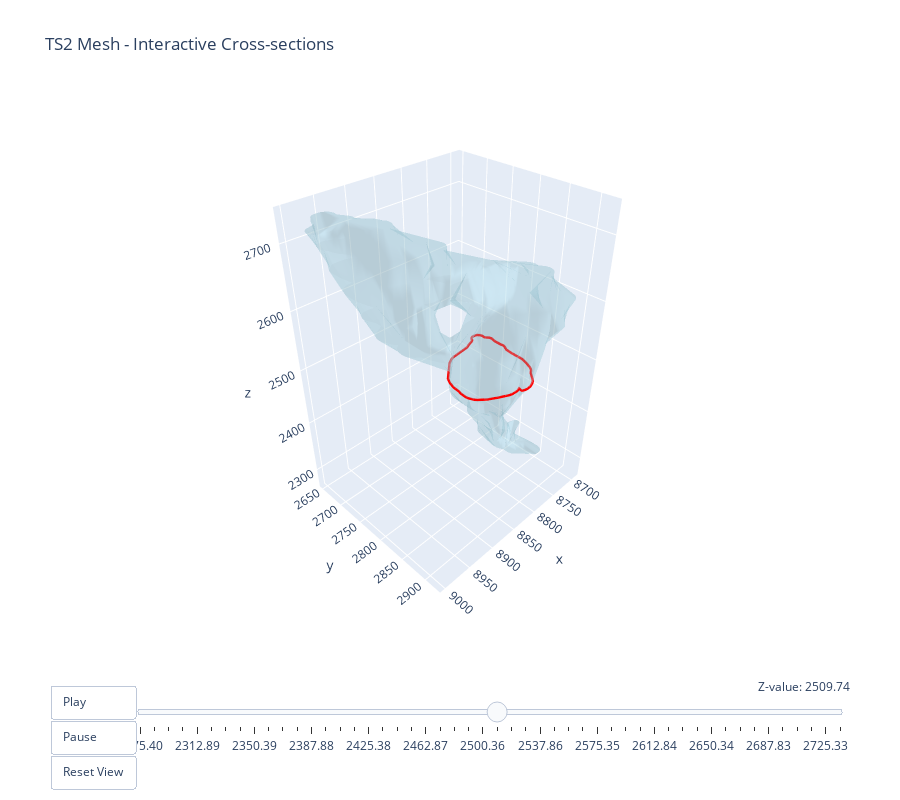

Here is the notebook cell this chart was saved with:
### Markdown cell above
## Cross-sectional Views

### Code cell
# Create interactive cross-sectional visualization
# This allows us to explore the internal structure of the TS2 mesh

# Get mesh bounds to determine good slice positions
z_min, z_max = ts_mesh.bounds[:, 2]
z_range = z_max - z_min

print(f"Z-axis range: {z_min:.3f} to {z_max:.3f} (span: {z_range:.3f})")

# Create interactive slice visualization
fig = visualize_mesh_slice_interactive(
    ts_mesh,
    title="TS2 Mesh - Interactive Cross-sections",
    z_range=(z_min, z_max),
)
fig.show()

### Figure 1 — Plotly figure (JSON) as saved in the notebook; plotly's stock layout.template omitted (floating-point values rounded to 4 significant figures; data arrays with more than 128 entries replaced by an {"elided": "..."} marker saying what was removed)
{"data": [{"color": "lightblue", "i": {"elided": "2008 int values"}, "j": {"elided": "2008 int values"}, "k": {"elided": "2008 int values"}, "name": "Mesh", "opacity": 0.3, "type": "mesh3d", "x": {"elided": "1004 float values"}, "y": {"elided": "1004 float values"}, "z": {"elided": "1004 float values"}}, {"line": {"color": "red", "width": 5}, "mode": "lines", "name": "Slice at z=2505.05", "type": "scatter3d", "x": [8820.0, 8820.0, 8823.0, 8823.0, 8819.0, 8814.0, 8807.0, 8800.0, 8800.0, 8795.0, 8791.0, 8791.0, 8783.0, 8783.0, 8777.0, 8774.0, 8774.0, 8772.0, 8772.0, 8766.0, 8766.0, 8764.0, 8764.0, 8764.0, 8763.0, 8763.0, 8762.0, 8762.0, 8762.0, 8758.0, 8756.0, 8757.0, 8757.0, 8757.0, 8757.0, 8757.0, 8754.0, 8755.0, 8759.0, 8760.0, 8759.0, 8759.0, 8760.0, 8763.0, 8765.0, 8769.0, 8773.0, 8776.0, 8778.0, 8779.0, 8782.0, 8782.0, 8782.0, 8792.0, 8793.0, 8799.0, 8799.0, 8832.0, 8832.0, 8832.0, 8837.0, 8837.0, 8847.0, 8847.0, 8847.0, 8872.0, 8872.0, 8872.0, 8876.0, 8876.0, 8881.0, 8881.0, 8885.0, 8885.0, 8886.0, 8886.0, 8887.0, 8887.0, 8888.0, 8888.0, 8888.0, 8884.0, 8884.0, 8882.0, 8871.0, 8871.0, 8871.0, 8859.0, 8859.0, 8859.0, 8842.0, 8842.0, 8842.0, 8842.0, 8842.0, 8842.0, 8837.0, 8830.0, 8827.0, 8820.0, 8820.0, null], "y": [2897.0, 2897.0, 2899.0, 2904.0, 2906.0, 2907.0, 2906.0, 2903.0, 2903.0, 2901.0, 2897.0, 2897.0, 2887.0, 2887.0, 2883.0, 2880.0, 2880.0, 2876.0, 2876.0, 2863.0, 2863.0, 2855.0, 2855.0, 2855.0, 2834.0, 2834.0, 2823.0, 2823.0, 2823.0, 2815.0, 2812.0, 2808.0, 2808.0, 2795.0, 2795.0, 2795.0, 2786.0, 2782.0, 2777.0, 2775.0, 2772.0, 2770.0, 2767.0, 2763.0, 2762.0, 2761.0, 2762.0, 2763.0, 2766.0, 2768.0, 2770.0, 2770.0, 2770.0, 2773.0, 2773.0, 2776.0, 2776.0, 2780.0, 2780.0, 2780.0, 2781.0, 2781.0, 2786.0, 2786.0, 2786.0, 2808.0, 2808.0, 2808.0, 2812.0, 2812.0, 2822.0, 2822.0, 2832.0, 2832.0, 2844.0, 2844.0, 2848.0, 2848.0, 2859.0, 2863.0, 2863.0, 2872.0, 2872.0, 2874.0, 2883.0, 2883.0, 2883.0, 2891.0, 2891.0, 2891.0, 2899.0, 2899.0, 2899.0, 2899.0, 2899.0, 2899.0, 2900.0, 2900.0, 2900.0, 2897.0, 2897.0, null], "z": [2505.0, 2505.0, 2505.0, 2505.0, 2505.0, 2505.0, 2505.0, 2505.0, 2505.0, 2505.0, 2505.0, 2505.0, 2505.0, 2505.0, 2505.0, 2505.0, 2505.0, 2505.0, 2505.0, 2505.0, 2505.0, 2505.0, 2505.0, 2505.0, 2505.0, 2505.0, 2505.0, 2505.0, 2505.0, 2505.0, 2505.0, 2505.0, 2505.0, 2505.0, 2505.0, 2505.0, 2505.0, 2505.0, 2505.0, 2505.0, 2505.0, 2505.0, 2505.0, 2505.0, 2505.0, 2505.0, 2505.0, 2505.0, 2505.0, 2505.0, 2505.0, 2505.0, 2505.0, 2505.0, 2505.0, 2505.0, 2505.0, 2505.0, 2505.0, 2505.0, 2505.0, 2505.0, 2505.0, 2505.0, 2505.0, 2505.0, 2505.0, 2505.0, 2505.0, 2505.0, 2505.0, 2505.0, 2505.0, 2505.0, 2505.0, 2505.0, 2505.0, 2505.0, 2505.0, 2505.0, 2505.0, 2505.0, 2505.0, 2505.0, 2505.0, 2505.0, 2505.0, 2505.0, 2505.0, 2505.0, 2505.0, 2505.0, 2505.0, 2505.0, 2505.0, 2505.0, 2505.0, 2505.0, 2505.0, 2505.0, 2505.0, null]}], "layout": {"height": 800, "margin": {"b": 100, "l": 50, "r": 50, "t": 100}, "scene": {"aspectmode": "data", "camera": {"eye": {"x": 1.5, "y": 1.5, "z": 1.5}}}, "sliders": [{"active": 25, "currentvalue": {"prefix": "Z-value: ", "visible": true, "xanchor": "right"}, "len": 0.9, "pad": {"b": 10, "t": 50}, "steps": [{"args": [["frame_0"], {"frame": {"duration": 0, "redraw": true}, "mode": "immediate"}], "label": "2275.40", "method": "animate"}, {"args": [["frame_1"], {"frame": {"duration": 0, "redraw": true}, "mode": "immediate"}], "label": "2284.77", "method": "animate"}, {"args": [["frame_2"], {"frame": {"duration": 0, "redraw": true}, "mode": "immediate"}], "label": "2294.15", "method": "animate"}, {"args": [["frame_3"], {"frame": {"duration": 0, "redraw": true}, "mode": "immediate"}], "label": "2303.52", "method": "animate"}, {"args": [["frame_4"], {"frame": {"duration": 0, "redraw": true}, "mode": "immediate"}], "label": "2312.89", "method": "animate"}, {"args": [["frame_5"], {"frame": {"duration": 0, "redraw": true}, "mode": "immediate"}], "label": "2322.27", "method": "animate"}, {"args": [["frame_6"], {"frame": {"duration": 0, "redraw": true}, "mode": "immediate"}], "label": "2331.64", "method": "animate"}, {"args": [["frame_7"], {"frame": {"duration": 0, "redraw": true}, "mode": "immediate"}], "label": "2341.01", "method": "animate"}, {"args": [["frame_8"], {"frame": {"duration": 0, "redraw": true}, "mode": "immediate"}], "label": "2350.39", "method": "animate"}, {"args": [["frame_9"], {"frame": {"duration": 0, "redraw": true}, "mode": "immediate"}], "label": "2359.76", "method": "animate"}, {"args": [["frame_10"], {"frame": {"duration": 0, "redraw": true}, "mode": "immediate"}], "label": "2369.13", "method": "animate"}, {"args": [["frame_11"], {"frame": {"duration": 0, "redraw": true}, "mode": "immediate"}], "label": "2378.51", "method": "animate"}, {"args": [["frame_12"], {"frame": {"duration": 0, "redraw": true}, "mode": "immediate"}], "label": "2387.88", "method": "animate"}, {"args": [["frame_13"], {"frame": {"duration": 0, "redraw": true}, "mode": "immediate"}], "label": "2397.26", "method": "animate"}, {"args": [["frame_14"], {"frame": {"duration": 0, "redraw": true}, "mode": "immediate"}], "label": "2406.63", "method": "animate"}, {"args": [["frame_15"], {"frame": {"duration": 0, "redraw": true}, "mode": "immediate"}], "label": "2416.00", "method": "animate"}, {"args": [["frame_16"], {"frame": {"duration": 0, "redraw": true}, "mode": "immediate"}], "label": "2425.38", "method": "animate"}, {"args": [["frame_17"], {"frame": {"duration": 0, "redraw": true}, "mode": "immediate"}], "label": "2434.75", "method": "animate"}, {"args": [["frame_18"], {"frame": {"duration": 0, "redraw": true}, "mode": "immediate"}], "label": "2444.12", "method": "animate"}, {"args": [["frame_19"], {"frame": {"duration": 0, "redraw": true}, "mode": "immediate"}], "label": "2453.50", "method": "animate"}, {"args": [["frame_20"], {"frame": {"duration": 0, "redraw": true}, "mode": "immediate"}], "label": "2462.87", "method": "animate"}, {"args": [["frame_21"], {"frame": {"duration": 0, "redraw": true}, "mode": "immediate"}], "label": "2472.24", "method": "animate"}, {"args": [["frame_22"], {"frame": {"duration": 0, "redraw": true}, "mode": "immediate"}], "label": "2481.62", "method": "animate"}, {"args": [["frame_23"], {"frame": {"duration": 0, "redraw": true}, "mode": "immediate"}], "label": "2490.99", "method": "animate"}, {"args": [["frame_24"], {"frame": {"duration": 0, "redraw": true}, "mode": "immediate"}], "label": "2500.36", "method": "animate"}, {"args": [["frame_25"], {"frame": {"duration": 0, "redraw": true}, "mode": "immediate"}], "label": "2509.74", "method": "animate"}, {"args": [["frame_26"], {"frame": {"duration": 0, "redraw": true}, "mode": "immediate"}], "label": "2519.11", "method": "animate"}, {"args": [["frame_27"], {"frame": {"duration": 0, "redraw": true}, "mode": "immediate"}], "label": "2528.48", "method": "animate"}, {"args": [["frame_28"], {"frame": {"duration": 0, "redraw": true}, "mode": "immediate"}], "label": "2537.86", "method": "animate"}, {"args": [["frame_29"], {"frame": {"duration": 0, "redraw": true}, "mode": "immediate"}], "label": "2547.23", "method": "animate"}, {"args": [["frame_30"], {"frame": {"duration": 0, "redraw": true}, "mode": "immediate"}], "label": "2556.60", "method": "animate"}, {"args": [["frame_31"], {"frame": {"duration": 0, "redraw": true}, "mode": "immediate"}], "label": "2565.98", "method": "animate"}, {"args": [["frame_32"], {"frame": {"duration": 0, "redraw": true}, "mode": "immediate"}], "label": "2575.35", "method": "animate"}, {"args": [["frame_33"], {"frame": {"duration": 0, "redraw": true}, "mode": "immediate"}], "label": "2584.72", "method": "animate"}, {"args": [["frame_34"], {"frame": {"duration": 0, "redraw": true}, "mode": "immediate"}], "label": "2594.10", "method": "animate"}, {"args": [["frame_35"], {"frame": {"duration": 0, "redraw": true}, "mode": "immediate"}], "label": "2603.47", "method": "animate"}, {"args": [["frame_36"], {"frame": {"duration": 0, "redraw": true}, "mode": "immediate"}], "label": "2612.84", "method": "animate"}, {"args": [["frame_37"], {"frame": {"duration": 0, "redraw": true}, "mode": "immediate"}], "label": "2622.22", "method": "animate"}, {"args": [["frame_38"], {"frame": {"duration": 0, "redraw": true}, "mode": "immediate"}], "label": "2631.59", "method": "animate"}, {"args": [["frame_39"], {"frame": {"duration": 0, "redraw": true}, "mode": "immediate"}], "label": "2640.97", "method": "animate"}, {"args": [["frame_40"], {"frame": {"duration": 0, "redraw": true}, "mode": "immediate"}], "label": "2650.34", "method": "animate"}, {"args": [["frame_41"], {"frame": {"duration": 0, "redraw": true}, "mode": "immediate"}], "label": "2659.71", "method": "animate"}, {"args": [["frame_42"], {"frame": {"duration": 0, "redraw": true}, "mode": "immediate"}], "label": "2669.09", "method": "animate"}, {"args": [["frame_43"], {"frame": {"duration": 0, "redraw": true}, "mode": "immediate"}], "label": "2678.46", "method": "animate"}, {"args": [["frame_44"], {"frame": {"duration": 0, "redraw": true}, "mode": "immediate"}], "label": "2687.83", "method": "animate"}, {"args": [["frame_45"], {"frame": {"duration": 0, "redraw": true}, "mode": "immediate"}], "label": "2697.21", "method": "animate"}, {"args": [["frame_46"], {"frame": {"duration": 0, "redraw": true}, "mode": "immediate"}], "label": "2706.58", "method": "animate"}, {"args": [["frame_47"], {"frame": {"duration": 0, "redraw": true}, "mode": "immediate"}], "label": "2715.95", "method": "animate"}, {"args": [["frame_48"], {"frame": {"duration": 0, "redraw": true}, "mode": "immediate"}], "label": "2725.33", "method": "animate"}, {"args": [["frame_49"], {"frame": {"duration": 0, "redraw": true}, "mode": "immediate"}], "label": "2734.70", "method": "animate"}], "x": 0.1, "y": 0}], "title": {"text": "TS2 Mesh - Interactive Cross-sections"}, "updatemenus": [{"buttons": [{"args": [null, {"frame": {"duration": 200, "redraw": true}, "fromcurrent": true}], "label": "Play", "method": "animate"}, {"args": [[null], {"frame": {"duration": 0, "redraw": false}, "mode": "immediate"}], "label": "Pause", "method": "animate"}, {"args": [{"scene.camera.eye": {"x": 1.5, "y": 1.5, "z": 1.5}}], "label": "Reset View", "method": "relayout"}], "pad": {"r": 10, "t": 60}, "showactive": false, "type": "buttons", "x": 0, "xanchor": "left", "y": 0, "yanchor": "top"}]}}
